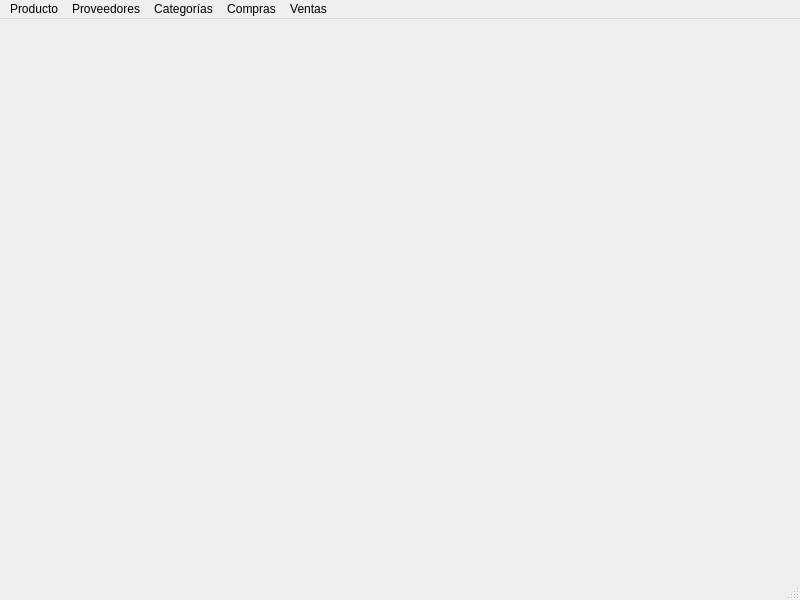
<?xml version="1.0" encoding="UTF-8"?>
<ui version="4.0">
 <class>MainWindow</class>
 <widget class="QMainWindow" name="MainWindow">
  <property name="geometry">
   <rect>
    <x>0</x>
    <y>0</y>
    <width>800</width>
    <height>600</height>
   </rect>
  </property>
  <property name="windowTitle">
   <string>MainWindow</string>
  </property>
  <widget class="QWidget" name="centralwidget"/>
  <widget class="QMenuBar" name="menubar">
   <property name="geometry">
    <rect>
     <x>0</x>
     <y>0</y>
     <width>800</width>
     <height>19</height>
    </rect>
   </property>
   <widget class="QMenu" name="menuProducto">
    <property name="title">
     <string>Producto</string>
    </property>
    <addaction name="actionAlta_de_producto"/>
    <addaction name="actionBaja_de_producto"/>
    <addaction name="actionModificar_producto"/>
    <addaction name="actionListar_todos_los_productos"/>
    <addaction name="actionBuscar_productos"/>
   </widget>
   <widget class="QMenu" name="menuProveedores">
    <property name="title">
     <string>Proveedores</string>
    </property>
    <addaction name="actionAlta_de_Proveedores"/>
    <addaction name="actionModificar_datos_proveedor"/>
    <addaction name="actionBaja_de_proveedores"/>
    <addaction name="actionListar_Proveeedores"/>
    <addaction name="actionBuscar_Proveedores"/>
   </widget>
   <widget class="QMenu" name="menuCategor_as">
    <property name="title">
     <string>Categorías</string>
    </property>
    <addaction name="actionAltaCategoriaDe_Producto"/>
    <addaction name="actionModificar_categor_a_de_MOducto"/>
    <addaction name="actionBaja_de_Categor_a_de_Producto"/>
    <addaction name="actionListar_Categor_as"/>
   </widget>
   <widget class="QMenu" name="menuCompras">
    <property name="title">
     <string>Compras</string>
    </property>
    <addaction name="actionIngreso_de_Mercader_a"/>
   </widget>
   <widget class="QMenu" name="menuVentas">
    <property name="title">
     <string>Ventas</string>
    </property>
   </widget>
   <addaction name="menuProducto"/>
   <addaction name="menuProveedores"/>
   <addaction name="menuCategor_as"/>
   <addaction name="menuCompras"/>
   <addaction name="menuVentas"/>
  </widget>
  <widget class="QStatusBar" name="statusbar"/>
  <action name="actionAlta_de_producto">
   <property name="text">
    <string>Alta de Producto</string>
   </property>
  </action>
  <action name="actionBaja_de_producto">
   <property name="text">
    <string>Baja de Producto</string>
   </property>
  </action>
  <action name="actionListar_todos_los_productos">
   <property name="text">
    <string>Listar Productos</string>
   </property>
  </action>
  <action name="actionBuscar_productos">
   <property name="text">
    <string>Buscar productos</string>
   </property>
  </action>
  <action name="actionAlta_de_Proveedores">
   <property name="text">
    <string>Alta de Proveedores</string>
   </property>
  </action>
  <action name="actionBaja_de_proveedores">
   <property name="text">
    <string>Baja de Proveedores</string>
   </property>
  </action>
  <action name="actionListar_Proveeedores">
   <property name="text">
    <string>Listar Proveeedores</string>
   </property>
  </action>
  <action name="actionBuscar_Proveedores">
   <property name="text">
    <string>Buscar Proveedores</string>
   </property>
  </action>
  <action name="actionModificar_producto">
   <property name="text">
    <string>Modificar Producto</string>
   </property>
  </action>
  <action name="actionModificar_datos_proveedor">
   <property name="text">
    <string>Modificar datos proveedor</string>
   </property>
  </action>
  <action name="actionAltaCategoriaDe_Producto">
   <property name="text">
    <string>Alta Categoría de Producto</string>
   </property>
  </action>
  <action name="actionModificar_categor_a_de_MOducto">
   <property name="text">
    <string>Modificar Categoría de Producto</string>
   </property>
  </action>
  <action name="actionBaja_de_Categor_a_de_Producto">
   <property name="text">
    <string>Baja de Categoría de Producto </string>
   </property>
  </action>
  <action name="actionListar_Categor_as">
   <property name="text">
    <string>Listar Categorías</string>
   </property>
  </action>
  <action name="actionIngreso_de_Mercader_a">
   <property name="text">
    <string>Ingreso de Mercadería</string>
   </property>
  </action>
 </widget>
 <resources/>
 <connections/>
</ui>
